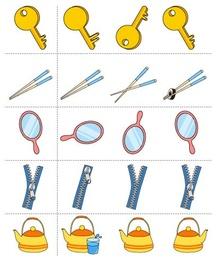
//> input picture HIM_assiggment/Test1/Image.JPG, 213 x 256 px, shrunk from 766 x 920 before the run
$ ./assignment   (built with g++ and OpenCV 4)
//> lines starting //> are read from the running program, lines starting //| are printed output that depends on the picture
#include <cstdio>
#include <cmath>
#include <utility>
#include <vector>
#include <opencv2/opencv.hpp>
#include <string>

using namespace std;
using namespace cv;

float cos_similarity(float x[3], float y[3]) {
	float z = 0, n1 = 0, n2 = 0;
	for (int i = 0; i < 3; i++) {
		z += x[i] * y[i];
		n1 += x[i] * x[i];
		n2 += y[i] * y[i];
	}
	if (n1 == 0 || n2 == 0) return 0;
	return z / (sqrt(n1) * sqrt(n2));
}


// image와 shape 4개를 Convolution하는 함수
Mat Convolution(const int shape_num, Mat image, Mat& hitMap, const Mat shape[4]) {
	////////////////// parameters //////////////////////
	/**/		   int di = 4, dj = 4;				/**/
	/**/		float threshold = 0.25f; 			/**/
	/**/		float cos_thresh = 0.90f;			/**/
	////////////////////////////////////////////////////

	Mat LUT = Mat::zeros(image.size(), CV_32SC4);

	int image_height = image.rows;
	int image_width = image.cols;

	// shape 자기자신을 convolution하여 이상적인 convolution값 구하기
	float perf[4][3] = { { 0, 0, 0 }, { 0, 0, 0 }, { 0, 0, 0 }, { 0, 0, 0 } };
	for (int k = 0; k < 4; k++) {
		for (int j = 0; j < shape[k].rows; j += dj) {
			for (int i = 0; i < shape[k].cols; i += di) {
				Vec4b Color = shape[k].at<Vec4b>(j, i);
				if (Color[0] >= 200 && Color[1] >= 200 && Color[2] >= 200) continue;
				float c0 = Color[0], c1 = Color[1], c2 = Color[2];
				perf[k][0] += c0 * c0;
				perf[k][1] += c1 * c1;
				perf[k][2] += c2 * c2;
			}
		}
	}

	// 사진 4개를 각각 image와 convolution하여 결과 구하기
	for (int k = 0; k < 4; k++) {
		Mat shp = shape[k];
		for (int y = 0; y < image_height - shp.rows; y++) {
			if(y % 30 == 0) printf("도형 %d - 조각 %d: %.0f%% \n", shape_num, k + 1, (float)y / (float)(image_height - shp.rows) * 100);
			for (int x = 0; x < image_width - shp.cols; x++) {
				float summ[3] = { 0, 0, 0 };
				for (int j = 0; j < shp.rows; j+= dj) {
					for (int i = 0; i < shp.cols; i+= di) {

						Vec4b image_pixel = image.at<Vec4b>(y + shp.rows - j, x + shp.cols - i);
						Vec4b shape_pixel = shp.at<Vec4b>(j, i);

						if ((image_pixel[0] >= 200 && image_pixel[1] >= 200 && image_pixel[2] >= 200)
							|| (shape_pixel[0] >= 200 && shape_pixel[1] >= 200 && shape_pixel[2] >= 200)) continue;

						long long im0 = image_pixel[0], im1 = image_pixel[1], im2 = image_pixel[2];
						long long sh0 = shape_pixel[0], sh1 = shape_pixel[1], sh2 = shape_pixel[2];
						summ[0] += im0 * sh0;
						summ[1] += im1 * sh1;
						summ[2] += im2 * sh2;
					}
				}
				float ratio[3];
				for (int p = 0; p < 3; p++) ratio[p] = summ[p] / perf[k][p];
				if (k == 0) {
					if (y - shp.rows < 0 || x - shp.cols < 0) continue;
					hitMap.at<float>(y - shp.rows, x - shp.cols) += cos_similarity(summ, perf[k]);
				}
				else if (k == 1) {
					if (y - shp.rows < 0) continue;
					hitMap.at<float>(y - shp.rows, x) += cos_similarity(summ, perf[k]);
				}
				else if (k == 2) {
					if (x - shp.cols < 0) continue;
					hitMap.at<float>(y, x - shp.cols) += cos_similarity(summ, perf[k]);
				}
				else if (k == 3) hitMap.at<float>(y, x) += cos_similarity(summ, perf[k]);

				if(abs(ratio[0] -1) <= threshold && abs(ratio[1] - 1) <= threshold && abs(ratio[2] - 1) <= threshold
					&& cos_similarity(summ, perf[k]) >= cos_thresh) {
					if (k == 0) {
						if (y - shp.rows < 0 || x - shp.cols < 0) continue;
						(LUT.at<Vec4f>(y - shp.rows, x - shp.cols))[k] = 1;
					}
					else if (k == 1) {
						if (y - shp.rows < 0) continue;
						(LUT.at<Vec4f>(y - shp.rows, x))[k] = 1;
					}
					else if (k == 2) {
						if (x - shp.cols < 0) continue;
						(LUT.at<Vec4f>(y, x - shp.cols))[k] = 1;
					}
					else if (k == 3) (LUT.at<Vec4f>(y, x))[k] = 1;
				}
			}
		}
	}
	return LUT;
}

Mat Check_Same_Image(const int shape_num, Mat& image, const Mat& shape) {
	int img_height = image.rows;
	int img_width = image.cols;

	int shp_height = shape.rows;
	int shp_width = shape.cols;

	int half_height = shape.rows / 2;
	int half_width = shape.cols / 2;

	// 2. 네 개의 부분으로 나누기
	Mat B[4];
	B[0] = shape(cv::Rect(0, 0, half_width, half_height));           // 좌측 상단
	B[1] = shape(cv::Rect(half_width, 0, half_width, half_height));    // 우측 상단
	B[2] = shape(cv::Rect(0, half_height, half_width, half_height));   // 좌측 하단
	B[3] = shape(cv::Rect(half_width, half_height, half_width, half_height)); // 우측 하단

	// 각 부분에 대하여 convoltuion 진행
	// 4개의 부분이 모두 convolution 값이 높게 나온다면 같은 사진으로 판단
	// Convolution 진행
	Mat hitMap = Mat::zeros(image.size(), CV_32FC1);
	Mat LUT = Convolution(shape_num, image, hitMap, B); // Look Up Table


	for (int y = 0; y <= img_height - shp_height; y++) {
		for (int x = 0; x <= img_width - shp_width; x++) {
			if (y + shp_height >= img_height || x + shp_width >= img_width) continue;
			Vec4f lut = LUT.at<Vec4f>(y, x);

			if (lut == Vec4f(1, 1, 1, 1)) {
				if (shape_num == 1) rectangle(image, Point(x, y), Point(x + shp_width, y + shp_height), Scalar(0, 0, 255), 5);
				else if (shape_num == 2) rectangle(image, Point(x, y), Point(x + shp_width, y + shp_height), Scalar(0, 255, 0), 5);
				else if (shape_num == 3) rectangle(image, Point(x, y), Point(x + shp_width, y + shp_height), Scalar(255, 0, 0), 5);
				else continue; // eror
			}
		}
	}

	float maxi = 0, mini = 1;
	for (int y = 0; y < hitMap.rows; y++) {
		for (int x = 0; x < hitMap.cols; x++) {
			float hitmap_value = hitMap.at<float>(y, x)/ 4;
			if (hitmap_value == 0.0f) continue;
			if (hitmap_value > maxi) maxi = hitmap_value;
			if (hitmap_value < mini) mini = hitmap_value;
		}
	}

	// Contrast stretching
	for (int y = 0; y < hitMap.rows; y++) {
		for (int x = 0; x < hitMap.cols; x++) {
			float hitmap_value = hitMap.at<float>(y, x) / 4;
			if (hitmap_value == 0.0f) continue;
			float new_value = (hitmap_value - mini) / (maxi - mini) * 255;
			hitMap.at<float>(y, x) = new_value;
		}
	}
	hitMap.convertTo(hitMap, CV_8UC1);
	return hitMap;
}


int main() {
	Mat image = cv::imread("Image.JPG", cv::IMREAD_UNCHANGED);
//> image is the input picture: 256 rows x 213 cols, CV_8UC3; mean B, G, R 222.2, 234.9, 238
	Mat Shape1 = cv::imread("Shape1.JPG", cv::IMREAD_UNCHANGED);
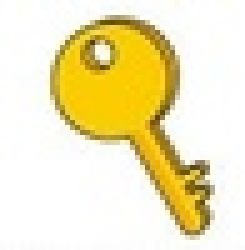
//> input picture HIM_assiggment/Test1/Shape1.JPG, 49 x 50 px, shrunk from 177 x 181 before the run (shown 5 times larger)
//> Shape1 is the input picture: 50 rows x 49 cols, CV_8UC3; mean B, G, R 188.1, 231.1, 241.7
	Mat Shape2 = cv::imread("Shape2.JPG", cv::IMREAD_UNCHANGED);
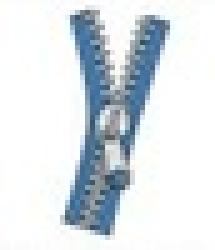
//> input picture HIM_assiggment/Test1/Shape2.JPG, 43 x 50 px, shrunk from 154 x 180 before the run (shown 5 times larger)
//> Shape2 is the input picture: 50 rows x 43 cols, CV_8UC3; mean B, G, R 230.6, 225.9, 219.4
	Mat Shape3 = cv::imread("Shape3.JPG", cv::IMREAD_UNCHANGED);
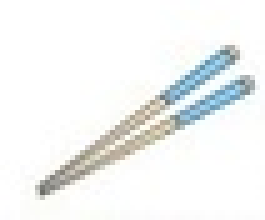
//> input picture HIM_assiggment/Test1/Shape3.JPG, 53 x 44 px, shrunk from 190 x 159 before the run (shown 5 times larger)
//> Shape3 is the input picture: 44 rows x 53 cols, CV_8UC3; mean B, G, R 243.9, 244.5, 242.7
	if (image.empty() || Shape1.empty() || Shape2.empty() || Shape3.empty()) {
		printf("사진이 존재하지 않습니다\n");
		return 0;
	}
	flip(Shape1, Shape1, -1);
	flip(Shape2, Shape2, -1);
	flip(Shape3, Shape3, -1);
	cv::imshow("Image", image);
	cv::imshow("Shape1", Shape1);
	cv::imshow("Shape2", Shape2);
	cv::imshow("Shape3", Shape3);
	cv::waitKey(0);
	cv::destroyAllWindows();

	Mat hitMap1 = Check_Same_Image(1, image, Shape1);
//> the loop in Check_Same_Image, `for (int y = 0; y < hitMap.rows; y++)` made 256 passes
//> (maxi, mini) on passes 1 to 3: (0.976, 0.156), (0.982, 0.153), (0.982, 0.153)
//> after the loop in Check_Same_Image, `for (int y = 0; y < hitMap.rows; y++)`: maxi = 0.996; mini = 0.153
	Mat hitMap2 = Check_Same_Image(2, image, Shape2);
//> call 2 of Convolution, with shape_num = 2
//> after the loop in Convolution (call 2), `for (int k = 0; k < 4; k++)`:
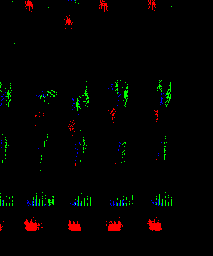
//> LUT: 256 rows x 213 cols, CV_32SC4; mean B, G, R, A 3458177.8, 11566334.8, 13363805.7, 1797470.9; drawn with min black and max white
//> the loop in Check_Same_Image (call 2), `for (int y = 0; y < hitMap.rows; y++)` made 256 passes
//> (maxi, mini) on passes 1 to 3: (0.973, 0.197), (0.973, 0.196), (0.973, 0.188)
	Mat hitMap3 = Check_Same_Image(3, image, Shape3);
//> call 3 of Check_Same_Image, with shape_num = 3
//> call 3 of Convolution, with shape_num = 3
//> after the loop in Convolution (call 3), `for (int k = 0; k < 4; k++)`:
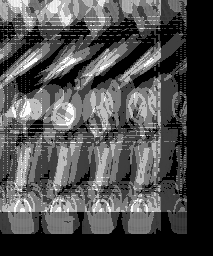
//> hitMap: 256 rows x 213 cols, CV_32FC1; min 0, max 4, mean 1.22; drawn with min black and max white
//> after the loop in Convolution (call 3), `for (int k = 0; k < 4; k++)`:
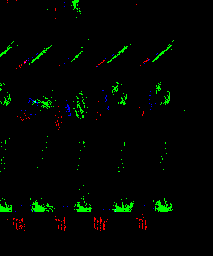
//> LUT: 256 rows x 213 cols, CV_32SC4; mean B, G, R, A 1973310.5, 22468386.9, 4454601.9, 16216314; drawn with min black and max white
//> the loop in Check_Same_Image (call 3), `for (int y = 0; y < hitMap.rows; y++)` made 256 passes
//> (maxi, mini) on passes 1 to 3: (0.969, 0.203), (0.973, 0.175), (0.973, 0.175)
//> after the loop in Check_Same_Image (call 3), `for (int y = 0; y < hitMap.rows; y++)`: maxi = 0.999; mini = 0.158
//> after the loop in Check_Same_Image (call 3), `for (int y = 0; y < hitMap.rows; y++)`:
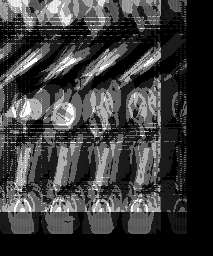
//> hitMap: 256 rows x 213 cols, CV_32FC1; min 0, max 255, mean 59.9

	cv::imshow("convoled Image", image);
	cv::waitKey(0);
	cv::imwrite("Output.JPG", image);
	cv::imwrite("hitMap1.JPG", hitMap1);
	cv::imwrite("hitMap2.JPG", hitMap2);
	cv::imwrite("hitMap3.JPG", hitMap3);
	return 0;
}
